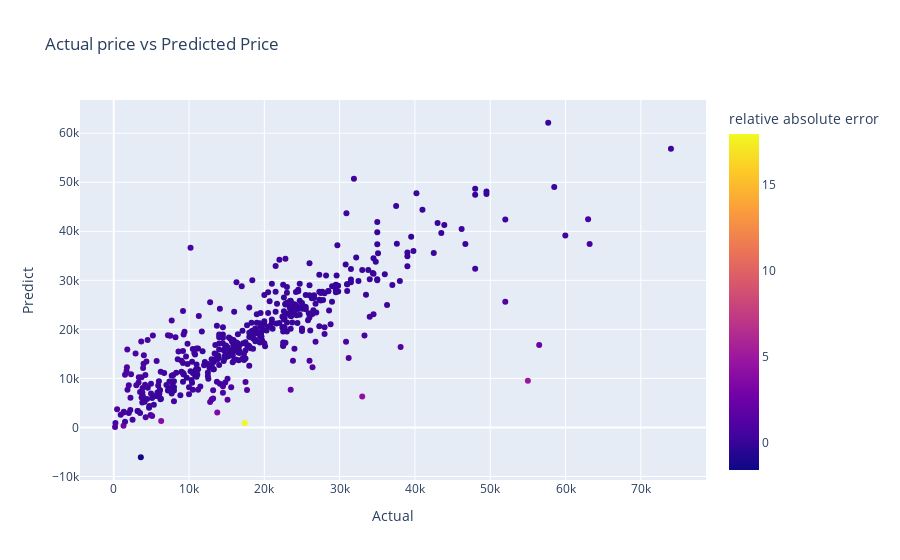

Notebook code cell kept with this figure:
### Code cell
px.scatter(x = y_test, y = y_pred, color = abs(y_test-y_pred)/y_pred,
           title = 'Actual price vs Predicted Price', 
           labels ={'x': 'Actual', 'y': 'Predict', 'color': 'relative absolute error'})

### Figure 1 — Plotly figure (JSON) as saved in the notebook; plotly's stock layout.template omitted (floating-point values rounded to 4 significant figures; data arrays with more than 128 entries replaced by an {"elided": "..."} marker saying what was removed)
{"data": [{"hovertemplate": "Actual=%{x}<br>Predict=%{y}<br>relative absolute error=%{marker.color}<extra></extra>", "legendgroup": "", "marker": {"color": {"elided": "486 float values"}, "coloraxis": "coloraxis", "symbol": "circle"}, "mode": "markers", "name": "", "orientation": "v", "showlegend": false, "type": "scatter", "x": {"elided": "486 int values"}, "xaxis": "x", "y": {"elided": "486 float values"}, "yaxis": "y"}], "layout": {"coloraxis": {"colorbar": {"title": {"text": "relative absolute error"}}, "colorscale": [[0, "#0d0887"], [0.1111, "#46039f"], [0.2222, "#7201a8"], [0.3333, "#9c179e"], [0.4444, "#bd3786"], [0.5556, "#d8576b"], [0.6667, "#ed7953"], [0.7778, "#fb9f3a"], [0.8889, "#fdca26"], [1, "#f0f921"]]}, "legend": {"tracegroupgap": 0}, "title": {"text": "Actual price vs Predicted Price"}, "xaxis": {"anchor": "y", "domain": [0, 1], "title": {"text": "Actual"}}, "yaxis": {"anchor": "x", "domain": [0, 1], "title": {"text": "Predict"}}}}
